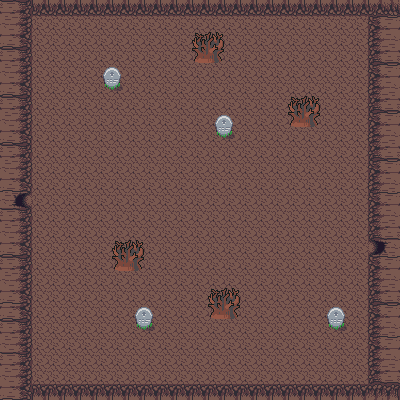

A 2D game scene composited from a Tiled map and its tileset images. What follows is a short description and the map's XML, with every tile layer's data as written:
An orthogonal 25x25 tile map with 16x16 px tiles, 2 tile layers (Ground, ObjectCollisions), 4 tilesets and 14 objects.

<map version="1.5" tiledversion="1.5.0" orientation="orthogonal" renderorder="right-down" width="25" height="25" tilewidth="16" tileheight="16" infinite="0" nextlayerid="5" nextobjectid="17">
 <tileset firstgid="1" source="CaveTileSet.tsx" />
 <tileset firstgid="1001" source="NinjaTilesetElement.tsx" />
 <tileset firstgid="1241" source="NinjaTilesetNature.tsx" />
 <tileset firstgid="1529" source="WorldSet.tsx" />
 <layer id="1" name="Ground" width="25" height="25">
  <data encoding="csv">
1610612900,1610612940,202,202,202,202,202,202,202,202,202,202,202,202,202,202,202,202,202,202,202,202,202,202,203,
1610612899,1610612939,1,1,1,1,1,1,1,1,1,1,1,1,1,1,1,1,1,1,1,1,1,2684354762,2684354722,
1610612898,1610612938,1,1,1,1,1,1,1,1,1,1,1,1,1,1,1,1,1,1,1,1,1,2684354763,2684354723,
1610612900,1610612940,1,1,1,1,1,1,1,1,1,1,1,1,1,1,1,1,1,1,1,1,1,2684354764,2684354724,
1610612899,1610612939,1,1,1,1,1,1,1,1,1,1,1,1,1,1,1,1,1,1,1,1,1,2684354762,2684354722,
1610612898,1610612938,1,1,1,1,1,1,1,1,1,1,1,1,1,1,1,1,1,1,1,1,1,2684354763,2684354723,
1610612900,1610612940,1,1,1,1,1,1,1,1,1,1,1,1,1,1,1,1,1,1,1,1,1,2684354764,2684354724,
1610612899,1610612939,1,1,1,1,1,1,1,1,1,1,1,1,1,1,1,1,1,1,1,1,1,2684354762,2684354722,
1610612898,1610612938,1,1,1,1,1,1,1,1,1,1,1,1,1,1,1,1,1,1,1,1,1,2684354763,2684354723,
1610612900,1610612940,1,1,1,1,1,1,1,1,1,1,1,1,1,1,1,1,1,1,1,1,1,2684354764,2684354724,
1610612899,1610612939,1,1,1,1,1,1,1,1,1,1,1,1,1,1,1,1,1,1,1,1,1,2684354762,2684354722,
1610612898,1610612938,1,1,1,1,1,1,1,1,1,1,1,1,1,1,1,1,1,1,1,1,1,2684354763,2684354723,
1610612947,1610612987,1,1,1,1,1,1,1,1,1,1,1,1,1,1,1,1,1,1,1,1,1,2684354762,2684354722,
1610612900,1610612940,1,1,1,1,1,1,1,1,1,1,1,1,1,1,1,1,1,1,1,1,1,2684354763,2684354723,
1610612899,1610612939,1,1,1,1,1,1,1,1,1,1,1,1,1,1,1,1,1,1,1,1,1,2684354764,2684354724,
1610612898,1610612938,1,1,1,1,1,1,1,1,1,1,1,1,1,1,1,1,1,1,1,1,1,2684354811,2684354771,
1610612900,1610612940,1,1,1,1,1,1,1,1,1,1,1,1,1,1,1,1,1,1,1,1,1,2684354762,2684354722,
1610612899,1610612939,1,1,1,1,1,1,1,1,1,1,1,1,1,1,1,1,1,1,1,1,1,2684354763,2684354723,
1610612898,1610612938,1,1,1,1,1,1,1,1,1,1,1,1,1,1,1,1,1,1,1,1,1,2684354764,2684354724,
1610612898,1610612938,1,1,1,1,1,1,1,1,1,1,1,1,1,1,1,1,1,1,1,1,1,2684354762,2684354722,
1610612900,1610612940,1,1,1,1,1,1,1,1,1,1,1,1,1,1,1,1,1,1,1,1,1,2684354763,2684354723,
1610612899,1610612939,1,1,1,1,1,1,1,1,1,1,1,1,1,1,1,1,1,1,1,1,1,2684354762,2684354722,
1610612900,1610612940,1,1,1,1,1,1,1,1,1,1,1,1,1,1,1,1,1,1,1,1,1,2684354763,2684354723,
1610612899,1610612939,1,1,1,1,1,1,1,1,1,1,1,1,1,1,1,1,1,1,1,1,1,2684354764,2684354724,
1610612898,1610612938,1073742026,1073742026,1073742026,1073742026,1073742026,1073742026,1073742026,1073742026,1073742026,1073742026,1073742026,1073742026,1073742026,1073742026,1073742026,1073742026,1073742026,1073742026,1073742026,1073742026,1073742026,1073742027,1073742028
</data>
 </layer>
 <layer id="2" name="ObjectCollisions" width="25" height="25">
  <data encoding="csv">
0,0,0,0,0,0,0,0,0,0,0,0,0,0,0,0,0,0,0,0,0,0,0,0,0,
0,0,0,0,0,0,0,0,0,0,0,0,0,0,0,0,0,0,0,0,0,0,0,0,0,
0,0,0,0,0,0,0,0,0,0,0,0,1245,1246,0,0,0,0,0,0,0,0,0,0,0,
0,0,0,0,0,0,0,0,0,0,0,0,1261,1262,0,0,0,0,0,0,0,0,0,0,0,
0,0,0,0,0,0,1764,1765,0,0,0,0,0,0,0,0,0,0,0,0,0,0,0,0,0,
0,0,0,0,0,0,1804,1805,0,0,0,0,0,0,0,0,0,0,0,0,0,0,0,0,0,
0,0,0,0,0,0,0,0,0,0,0,0,0,0,0,0,0,0,1245,1246,0,0,0,0,0,
0,0,0,0,0,0,0,0,0,0,0,0,0,1764,1765,0,0,0,1261,1262,0,0,0,0,0,
0,0,0,0,0,0,0,0,0,0,0,0,0,1804,1805,0,0,0,0,0,0,0,0,0,0,
0,0,0,0,0,0,0,0,0,0,0,0,0,0,0,0,0,0,0,0,0,0,0,0,0,
0,0,0,0,0,0,0,0,0,0,0,0,0,0,0,0,0,0,0,0,0,0,0,0,0,
0,0,0,0,0,0,0,0,0,0,0,0,0,0,0,0,0,0,0,0,0,0,0,0,0,
0,0,0,0,0,0,0,0,0,0,0,0,0,0,0,0,0,0,0,0,0,0,0,0,0,
0,0,0,0,0,0,0,0,0,0,0,0,0,0,0,0,0,0,0,0,0,0,0,0,0,
0,0,0,0,0,0,0,0,0,0,0,0,0,0,0,0,0,0,0,0,0,0,0,0,0,
0,0,0,0,0,0,0,1245,1246,0,0,0,0,0,0,0,0,0,0,0,0,0,0,0,0,
0,0,0,0,0,0,0,1261,1262,0,0,0,0,0,0,0,0,0,0,0,0,0,0,0,0,
0,0,0,0,0,0,0,0,0,0,0,0,0,0,0,0,0,0,0,0,0,0,0,0,0,
0,0,0,0,0,0,0,0,0,0,0,0,0,1245,1246,0,0,0,0,0,0,0,0,0,0,
0,0,0,0,0,0,0,0,1764,1765,0,0,0,1261,1262,0,0,0,0,0,1764,1765,0,0,0,
0,0,0,0,0,0,0,0,1804,1805,0,0,0,0,0,0,0,0,0,0,1804,1805,0,0,0,
0,0,0,0,0,0,0,0,0,0,0,0,0,0,0,0,0,0,0,0,0,0,0,0,0,
0,0,0,0,0,0,0,0,0,0,0,0,0,0,0,0,0,0,0,0,0,0,0,0,0,
0,0,0,0,0,0,0,0,0,0,0,0,0,0,0,0,0,0,0,0,0,0,0,0,0,
0,0,0,0,0,0,0,0,0,0,0,0,0,0,0,0,0,0,0,0,0,0,0,0,0
</data>
 </layer>
 <objectgroup id="4" name="CollisionMasks">
  <object id="1" x="97.727" y="63.6927" width="27.7136" height="29.1722" />
  <object id="2" x="190.592" y="32.0895" width="35.9791" height="30.1446" />
  <object id="3" x="208.581" y="113.286" width="31.1171" height="28.686" />
  <object id="4" x="286.374" y="94.8098" width="35.0067" height="35.9791" />
  <object id="5" x="320.408" y="302.419" width="30.6308" height="31.6033" />
  <object id="6" x="209.554" y="288.805" width="31.6033" height="27.2274" />
  <object id="7" x="129.33" y="302.419" width="28.1998" height="31.1171" />
  <object id="8" x="112.313" y="240.185" width="35.0067" height="32.0895" />
  <object id="9" x="0" y="208.095" width="33.0619" height="192.051" />
  <object id="10" x="31.1171" y="384.587" width="367.57" height="15.0723" />
  <object id="11" x="367.084" y="259.633" width="31.6033" height="127.385" />
  <object id="12" x="367.57" y="1.94482" width="31.6033" height="232.405" />
  <object id="13" x="0" y="-0.486204" width="30.6308" height="190.592" />
  <object id="16" x="30.6308" y="-0.486204" width="368.056" height="16.0447" />
 </objectgroup>
</map>
